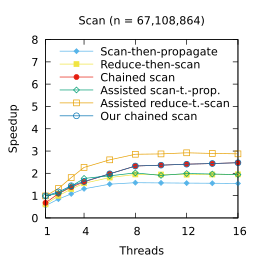

Here is the gnuplot script that generated this plot:
set title "Scan (n = 67,108,864)"
set terminal pdf size 2.6,2.6
set output "./results/Scan_n___67,108,864.pdf"
set key on
set key top left Left reverse
set xrange [1:16]
set xtics (1, 4, 8, 12, 16, 20, 24, 28, 32)
set xlabel "Threads"
set yrange [0:8]
set ylabel "Speedup"
plot './results/Scan_n___67,108,864.dat' using 1:2 title "Scan-then-propagate" ls 3 lw 1 pointsize 0.6 pointtype 13 with linespoints, \
  './results/Scan_n___67,108,864.dat' using 1:3 title "Reduce-then-scan" ls 5 lw 1 pointsize 0.6 with linespoints, \
  './results/Scan_n___67,108,864.dat' using 1:4 title "Chained scan" ls 7 lw 1 pointsize 0.6 with linespoints, \
  './results/Scan_n___67,108,864.dat' using 1:5 title "Assisted scan-t.-prop." ls 2 lw 1 pointsize 0.7 pointtype 12 with linespoints, \
  './results/Scan_n___67,108,864.dat' using 1:6 title "Assisted reduce-t.-scan" ls 4 lw 1 pointsize 0.7 with linespoints, \
  './results/Scan_n___67,108,864.dat' using 1:7 title "Our chained scan" ls 6 lw 1 pointsize 0.7 with linespoints
